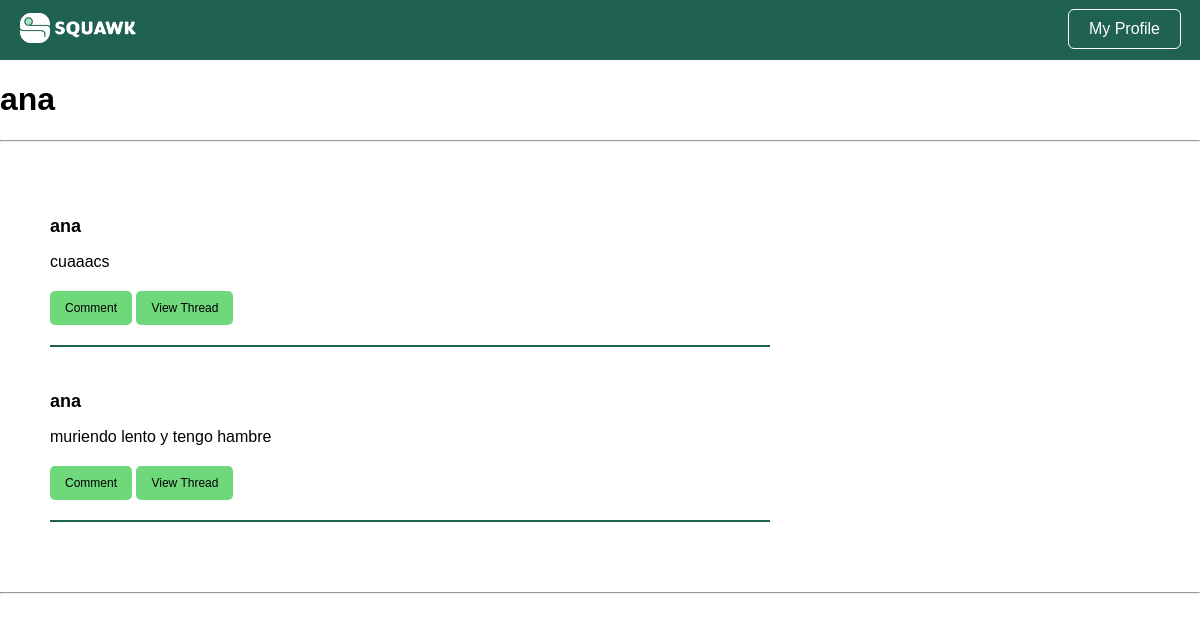
The page /user/280 (signed in) on the database its author committed.
### tables this page shows
CREATE TABLE users (
  user_id INTEGER PRIMARY KEY AUTOINCREMENT,
  username VARCHAR NOT NULL,
  password VARCHAR NOT NULL,
  is_admin BOOLEAN NOT NULL
);

CREATE TABLE squawks (
  squawk_id INTEGER PRIMARY KEY AUTOINCREMENT,
  content VARCHAR NOT NULL,
  is_reply_to INT,
  user_id INT,
  created TIMESTAMP NOT NULL DEFAULT CURRENT_TIMESTAMP
);

### ui/user_controller.py (the view)
def user(user_id):
  current_user = session['user_id']
  squawks = []
  username = us.get_user(user_id).username
  last10 = ss.get_last(10,user_id)
  for i in last10:
    thread = ts.get_thread(i.squawk_id)
    thread_users = [us.get_user(squawk.user_id).username for squawk in thread]
    thread_info = list(zip(thread, thread_users))
    user = us.get_user(i.user_id).username
    squawks.append((i, user, thread_info))
  return render_template('user.html', username=username, squawks=squawks, user_id=current_user)

### bl/squawk_service.py (called while the page is built)
  def get_last(self, total, user_id):
    if user_id != -1:
      squawks = self.squawkDAO.getall_from(user_id)
    else:
      squawks = self.squawkDAO.getall_super()
    return squawks[:total]

### bl/thread_service.py (called while the page is built)
  def get_thread(self, squawk_id):
    squawk = self.squawkDAO.get(squawk_id)
    if not squawk:
      return []
    thread = self._get_replies(squawk_id)
    return thread

  def _get_replies(self, squawk_id):
    replies = []
    squawks = self.squawkDAO.getall()
    for x in squawks:
      if x.is_reply_to == squawk_id:
        replies.append(x)
    return replies

### bl/user_service.py (called while the page is built)
  def get_user(self, user_id):
    user = self.userDAO.get(user_id)
    return user

### dl/squawk_dao.py (called while the page is built)
  def get(self, squawkID):
    query = "SELECT * FROM squawks WHERE squawk_id = ?"
    result = self.DB.run_query(query, (squawkID, ))
    try:
      data = result.fetchone()
      squawk = Squawk(data)
      return squawk
    except:
      return None

  def getall(self):
    query = "SELECT * FROM squawks ORDER BY created DESC"
    result = self.DB.run_query(query)
    try:
      data_list = result.fetchall()
      squawks = []
      for data in data_list:
        squawk = Squawk(data)
        squawks.append(squawk)
      return squawks
    except:
      return None

  def getall_from(self, user_id):
    query = "SELECT * FROM squawks WHERE user_id = ? ORDER BY created DESC"
    result = self.DB.run_query(query, (user_id, ))
    try:
      data_list = result.fetchall()
      squawks = []
      for data in data_list:
        squawk = Squawk(data)
        squawks.append(squawk)
      return squawks
    except:
      return None

### dl/user_dao.py (called while the page is built)
  def get(self, userID):
    query = "SELECT * FROM users WHERE user_id = ?"
    result = self.DB.run_query(query, (userID, ))
    try:
      data = result.fetchone()
      user = User(data)
      return user
    except:
      return None

### utils/database.py (called while the page is built)
  def run_query(self, query, parameters=None):
    try:
      cursor = self.connection.cursor()
      if parameters:
        cursor.execute(query, parameters)
      else:
        cursor.execute(query)
      self.connection.commit()
      return cursor
    except Exception as e:
      print(f"Error running query: {e}")
      return None

### templates/user.html (shortened to what this page needs)
<!DOCTYPE html>
<html>
  <head>
    <link rel="stylesheet" href="{{ url_for('static', filename='squawk_basic.css') }}" />
    <link rel="stylesheet" href="{{ url_for('static', filename='squawk_render.css') }}" />
  </head>
  <body>
    <div class="navbar">
      <a href="{{url_for('home')}}"><img src="{{ url_for('static', filename='img/squawk_long.png') }}" alt="Squawk Logo" class="logo"></a>
      <a href="{{ url_for('user', user_id=user_id) }}"><button class="login-button">My Profile</button></a>
    </div>
    <h1 class="user-header">{{username}}</h1>
    <hr>
    <div class="board">
      {% for squawk, user, thread_info in squawks %}
      <div class="squawk">
        <h4>
          <a href="{{url_for('user', user_id=squawk.user_id)}}"> {{user}} </a>
        </h4>
        <p> {{squawk.content}} </p>
        <a href="{{ url_for('comment', is_reply_to=squawk.squawk_id) }}"><button id="{{squawk.squawk_id}}">Comment</button></a>
        <a href="{{ url_for('thread', squawk_id=squawk.squawk_id) }}"><button id="{{squawk.squawk_id}}">View Thread</button></a>
      </div>
      {% endfor %}
    </div>
    <hr>
  </body>
</html>

### static/squawk_basic.css (style rules this page uses)
body { font-family: Arial, sans-serif; margin: 0; padding: 0; }
a { color: #2660A4 }
.login-button { background-color: transparent; border-radius: 5px; color: white; cursor: pointer; font-size: 16px; margin-right: 10px; outline: 1px solid white; padding: 10px 20px; }
.navbar { background-color: #206252; padding: 10px; display: flex; justify-content: space-between; }
.navbar button { background-color: transparent; border: none; color: white; cursor: pointer; font-size: 16px; margin-bottom: 2px; margin-right: 10px; }
.navbar .logo { height: 30px; margin-left: 10px; margin-top: 3px; }

### static/squawk_render.css (style rules this page uses)
.board { display: flex; flex-direction: column; justify-content: center; margin: 50px; width: 60vw; }
.board a { color: inherit; text-decoration: none; }
.squawk { border-bottom: 2px solid #206252; margin-bottom: 20px; }
.squawk h4 { font-size: 18px; margin-bottom: 10px; }
.squawk p { font-size: 16px; margin-bottom: 10px; }
.squawk button { background-color: #6FD87B; border: none; border-radius: 5px; color: black; cursor: pointer; font-size: 12px; margin-bottom: 20px; margin-top: 10px; padding: 10px 15px; }

### rows shown on the page
users: username "ana", content "cuaaacs", content "muriendo lento y tengo hambre"
